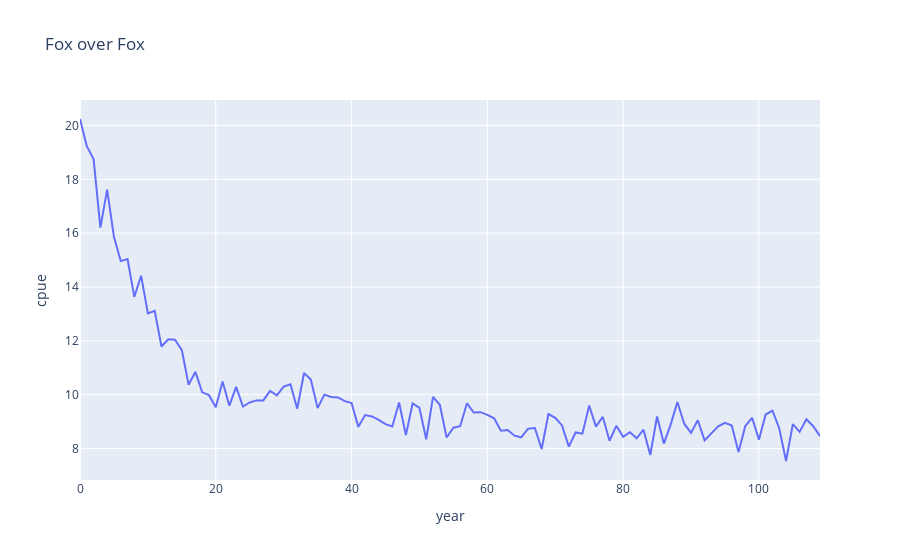

Source (notebook cell):
### Code cell
stock = FoxStock(200000, 200000, 0.1, 0.0001, 0, 0, 0.05)
fishery = UnmanagedFishery(10000, 100)
for _ in range(10):
    catch = fishery.fish()
    stock.fish(catch)

fishery = FoxFishery([200000, 0.1, 1., 0.0001, 100], 100, 10000)
fishery.manage(stock.measureable)
interim_years = 10
for i in range(1, 100+1):
    if i % interim_years == 0:
        fishery.manage(stock.measureable)
    catch = fishery.fish()
    stock.fish(catch)

timeline = pd.DataFrame({
    'effort': stock.measureable['effort'],
    'catch': stock.measureable['catch'],
    'year': range(len(stock.measureable['catch']))
})
timeline['cpue'] = timeline['catch'] / timeline['effort']

print(timeline['catch'].sum()/timeline.shape[0])
px.line(timeline, x='year', y='cpue', title='Fox over Fox')

### Figure 1 — Plotly figure (JSON) as saved in the notebook; plotly's stock layout.template omitted (floating-point values rounded to 4 significant figures)
{"data": [{"hovertemplate": "year=%{x}<br>cpue=%{y}<extra></extra>", "legendgroup": "", "line": {"color": "#636efa", "dash": "solid"}, "marker": {"symbol": "circle"}, "mode": "lines", "name": "", "orientation": "v", "showlegend": false, "type": "scatter", "x": [0, 1, 2, 3, 4, 5, 6, 7, 8, 9, 10, 11, 12, 13, 14, 15, 16, 17, 18, 19, 20, 21, 22, 23, 24, 25, 26, 27, 28, 29, 30, 31, 32, 33, 34, 35, 36, 37, 38, 39, 40, 41, 42, 43, 44, 45, 46, 47, 48, 49, 50, 51, 52, 53, 54, 55, 56, 57, 58, 59, 60, 61, 62, 63, 64, 65, 66, 67, 68, 69, 70, 71, 72, 73, 74, 75, 76, 77, 78, 79, 80, 81, 82, 83, 84, 85, 86, 87, 88, 89, 90, 91, 92, 93, 94, 95, 96, 97, 98, 99, 100, 101, 102, 103, 104, 105, 106, 107, 108, 109], "xaxis": "x", "y": [20.24, 19.23, 18.75, 16.2, 17.61, 15.86, 14.96, 15.04, 13.63, 14.42, 13.02, 13.12, 11.79, 12.06, 12.04, 11.66, 10.37, 10.85, 10.09, 9.984, 9.533, 10.49, 9.592, 10.29, 9.559, 9.713, 9.789, 9.788, 10.14, 9.975, 10.3, 10.39, 9.481, 10.81, 10.57, 9.502, 10.0, 9.915, 9.897, 9.763, 9.694, 8.806, 9.246, 9.192, 9.069, 8.905, 8.821, 9.71, 8.507, 9.674, 9.51, 8.345, 9.919, 9.624, 8.409, 8.777, 8.832, 9.681, 9.337, 9.351, 9.254, 9.126, 8.661, 8.687, 8.478, 8.419, 8.738, 8.764, 7.984, 9.278, 9.139, 8.86, 8.071, 8.597, 8.552, 9.6, 8.814, 9.182, 8.29, 8.845, 8.434, 8.606, 8.38, 8.701, 7.76, 9.193, 8.186, 8.89, 9.729, 8.923, 8.584, 9.052, 8.303, 8.575, 8.825, 8.956, 8.857, 7.875, 8.838, 9.143, 8.33, 9.265, 9.41, 8.746, 7.538, 8.906, 8.62, 9.089, 8.831, 8.464], "yaxis": "y"}], "layout": {"legend": {"tracegroupgap": 0}, "title": {"text": "Fox over Fox"}, "xaxis": {"anchor": "y", "domain": [0, 1], "title": {"text": "year"}}, "yaxis": {"anchor": "x", "domain": [0, 1], "title": {"text": "cpue"}}}}
